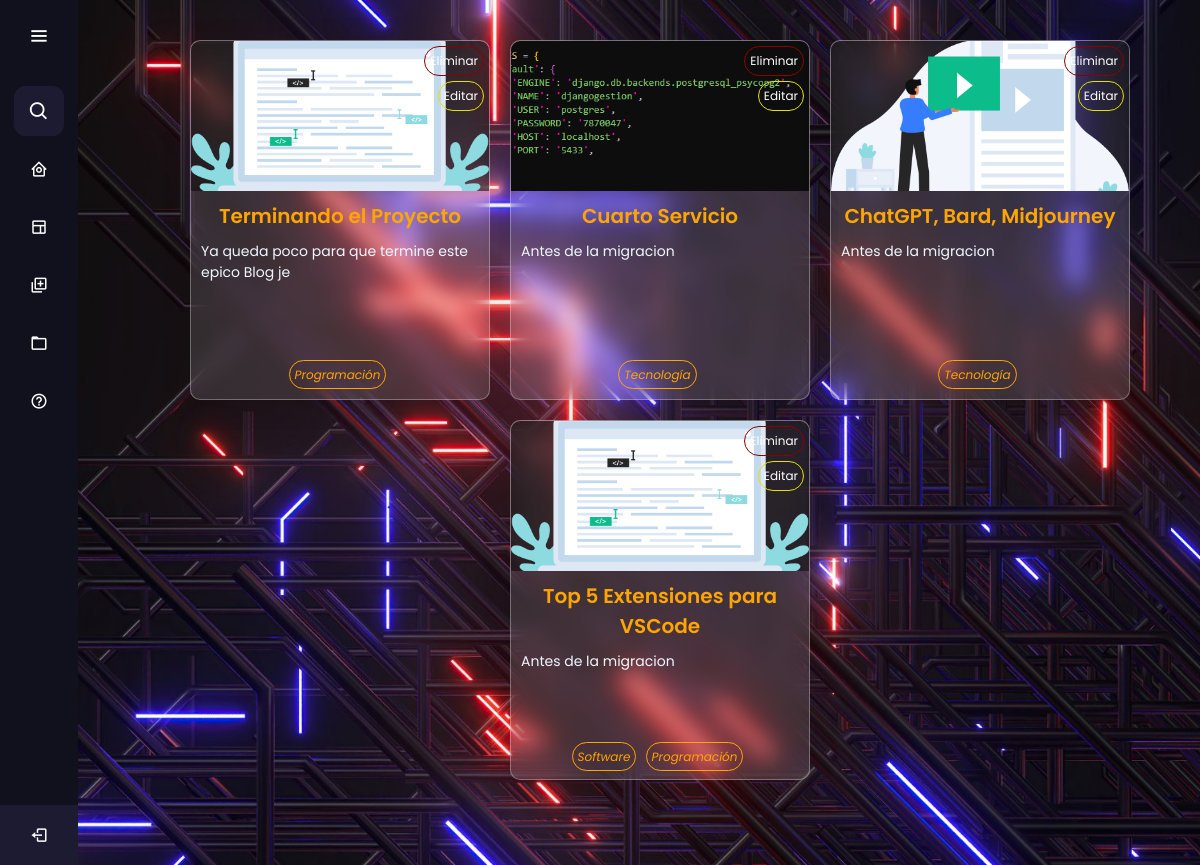
Screenshot of /my-posts/ (signed in) with the database file from the repository.
### blog_app/models.py (models this page shows, shortened)
class Post(models.Model):
    titulo = models.CharField(max_length=50)
    introduccion = models.CharField(max_length=100)
    contenido = models.TextField()
    imagen = models.ImageField(upload_to='post', null=True)
    autor = models.ForeignKey(User, on_delete=models.CASCADE)
    categoria = models.ManyToManyField(Categoria)
    created = models.DateTimeField(auto_now_add=True)
    updated = models.DateTimeField(auto_now_add=True)
    class Meta:
        verbose_name = 'post'
        verbose_name_plural = 'posts'

class Categoria(models.Model):
    nombre = models.CharField(max_length=50)
    created = models.DateTimeField(auto_now_add=True)
    updated = models.DateTimeField(auto_now_add=True)
    class Meta:
        verbose_name = 'categoria'
        verbose_name_plural = 'categorias'

### blog_app/views.py (the view)
# urls.py: path('my-posts/',views.my_posts,name='MyPosts'),
@login_required
def my_posts(request):
    view_name = 'Mis Posts'
    context = {
        "userPosts": "blog_app/css/user_posts.css",
    }
    user = request.user
    posts = Post.objects.filter(autor=user).order_by('-created')
    paginator = Paginator(posts, 12)
    page = request.GET.get('pagina')
    page_object = paginator.get_page(page)
    return render(request, 'blog_app/user_posts.html', {
        'view_name': view_name,
        'context': context,
        'posts': posts,
        'page_object': page_object
    })

### blog_app/context_processor.py (called while the page is built)
def categorias_context_processor(request):
    categorias = Categoria.objects.all()
    return {'categorias': categorias}

def comentarios_context_processor(request):
    comentarios = Comentario.objects.all()
    cantidad_comentarios = comentarios.count()
    return {'comentarios': comentarios, 'cantidad_comentarios': cantidad_comentarios}

### blog_app/templates/blog_app/user_posts.html (shortened to what this page needs)
{% extends './base.html' %}
{% load static %}
{% block css_file %}
    <link href="{% static context.userPosts %}" rel="stylesheet">
{% endblock %}
{% block content %}
<div id="indexMyPosts">
    <div id="postsContainer">
        {% for post in page_object %}
        <div id="containerPost">
                <div id="headerPost">
                    <div id="actionsContainer">
                        <a href="{% url 'deletePost' post.id %}" id="delPost"> Eliminar </a>
                        <a href="{% url 'editPost' post.id %}" id="editPost"> Editar </a>
                    </div>
                    <img src="{{ post.imagen.url }}" alt="{{ post.titulo }}" class="card_img">
                </div>
                <div id="bodyPost">
                    <a href="{% url 'Post' post.id %}"><h2 id="titlePost">{{ post.titulo|truncatechars:30 }}</h2></a>
                    <p id="contentPost">{{ post.introduccion }}</p>
                </div>
                <div id="footerPost">
                    <div id="categoriaContainer">
                        {% for categorias in post.categoria.all|slice:":3" %}
                        <a href="{% url 'Categoria' categorias.id %}"><span id="categoria">{{ categorias.nombre }}</span></a>
                        {% endfor %}
                    </div>
                </div>
            </div>
            {% endfor %}
        </div>
        <div class="pagination">
            <span class="current-page">{{ page_object.number }}</span>
    </div>
</div>
    {% endblock %}

### blog_app/static/blog_app/css/side_bar.css (style rules this page uses)
* { margin: 0; padding: 0; box-sizing: border-box; font-family: "Poppins" , sans-serif; }

### blog_app/static/blog_app/css/base.css (style rules this page uses)
body { background: url("../img/home_bg.jpg"); background-attachment: fixed; background-position: center; background-size: cover; margin:auto; width:100%; height:100%; background-color:bisque; display: flex; }

### blog_app/static/blog_app/css/user_posts.css (style rules this page uses)
#indexMyPosts { margin: auto; }
#postsContainer { display: flex; flex-wrap: wrap; justify-content: center; margin-top: 30px; margin-bottom: 50px; margin-left: 120px; }
#containerPost { width: 300px; height: 360px; margin: 10px; background: rgba(255, 255, 255, 0.12); border-radius: 10px; box-shadow: 0 4px 30px rgba(0, 0, 0, 0.1); backdrop-filter: blur(10.9px); -webkit-backdrop-filter: blur(10.9px); border: 1px solid rgba(255, 255, 255, 0.3); overflow: hidden; position: relative; }
#headerPost { position: relative; width: auto; height: 150px; background: rgba(0, 0, 0, 0.521); backdrop-filter: blur(13px); -webkit-backdrop-filter: blur(13px); overflow: hidden; }
#delPost { text-decoration: none; position: absolute; top: 5px; right: 5px; border-radius: 15px; color: white; font-size: 12px; border: solid rgb(141, 0, 0) 1px; background-color: transparent; padding: 5px; margin: 0; z-index: 1; }
#editPost { text-decoration: none; position: absolute; top: 40px; right: 5px; border-radius: 15px; color: white; font-size: 12px; border: solid rgb(230, 226, 0) 1px; background-color: transparent; padding: 5px; margin: 0; z-index: 1; }
#headerPost img { width: 100%; height: 100%; object-fit: cover; position: absolute; top: 0; left: 0; }
#bodyPost { padding: 10px; height: 160px; }
#bodyPost a { text-decoration: none; }
#titlePost { text-decoration: none; color:orange; font-size: 20px; font-weight: 600; margin-bottom: 10px; text-align: center; }
#contentPost { color: aliceblue; font-size: 14px; font-weight: 400; margin-bottom: 10px; }
#footerPost { width: 100%; display: flex; justify-content: center; margin-bottom: 10px; font-size: 14px; font-style: italic; font-weight: 400; padding: 5px ; text-align: center; }
#categoriaContainer { display: inline; margin: 0; padding: 10px; }
#categoriaContainer a { display: contents; position: absolute; font-size: 12px; bottom: 10px; text-decoration: none; }
#categoria { width: 35px; height: 25px; color: orange; background-color: transparent; border: solid orange 1px; padding: 5px; border-radius: 20px; text-align: center; margin-right: 5px; }

### rows the page displays
Post: imagen (picture), titulo "Terminando el Proyecto", introduccion "Ya queda poco para que termine este epico Blog je"
Categoria: nombre "Programación"
Post: imagen (picture), titulo "Cuarto Servicio", introduccion "Antes de la migracion"
Categoria: nombre "Tecnología"
Post: imagen (picture), titulo "ChatGPT, Bard, Midjourney", introduccion "Antes de la migracion"
Post: imagen (picture), titulo "Top 5 Extensiones para VSCode", introduccion "Antes de la migracion"
Categoria: nombre "Software"
